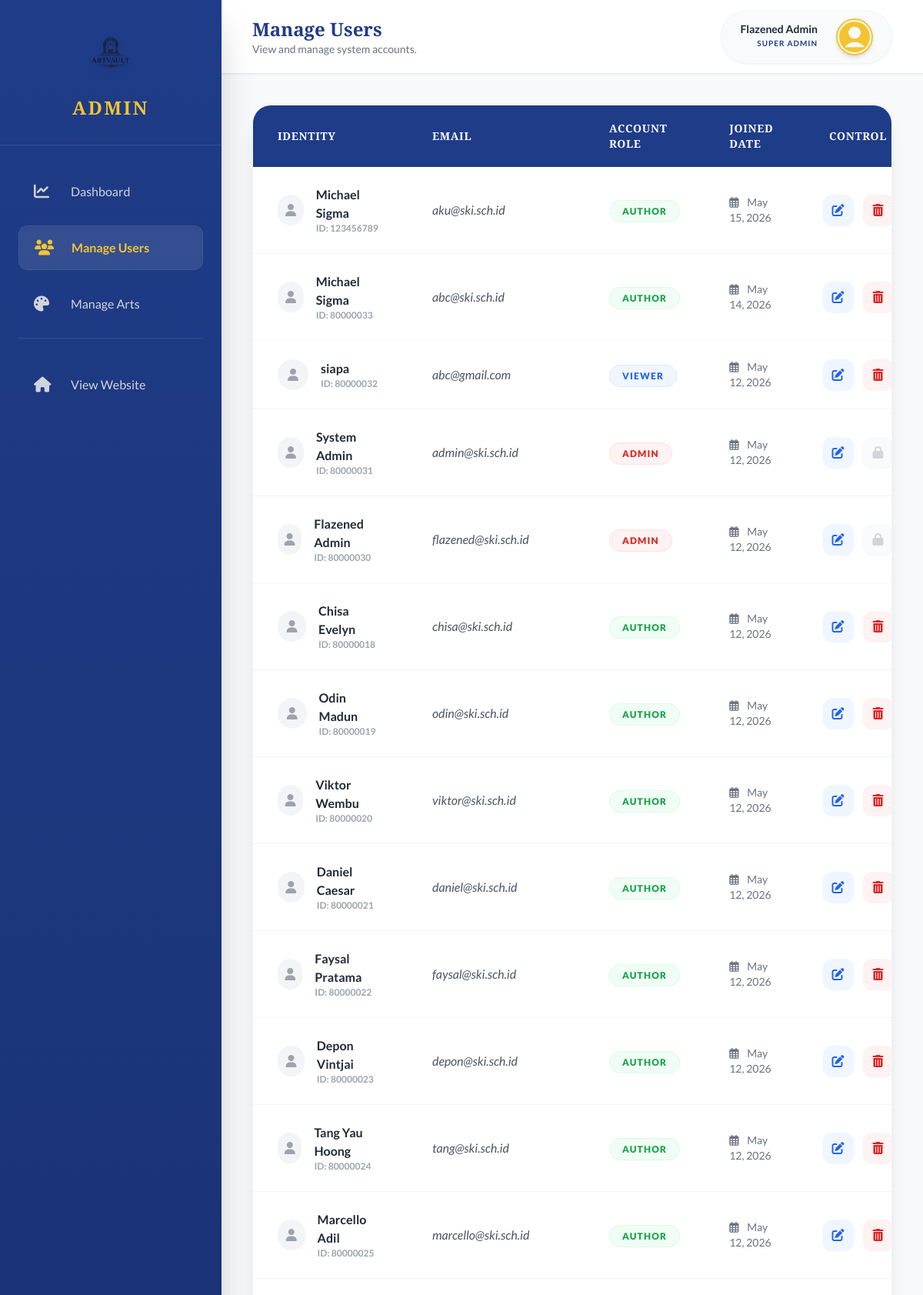
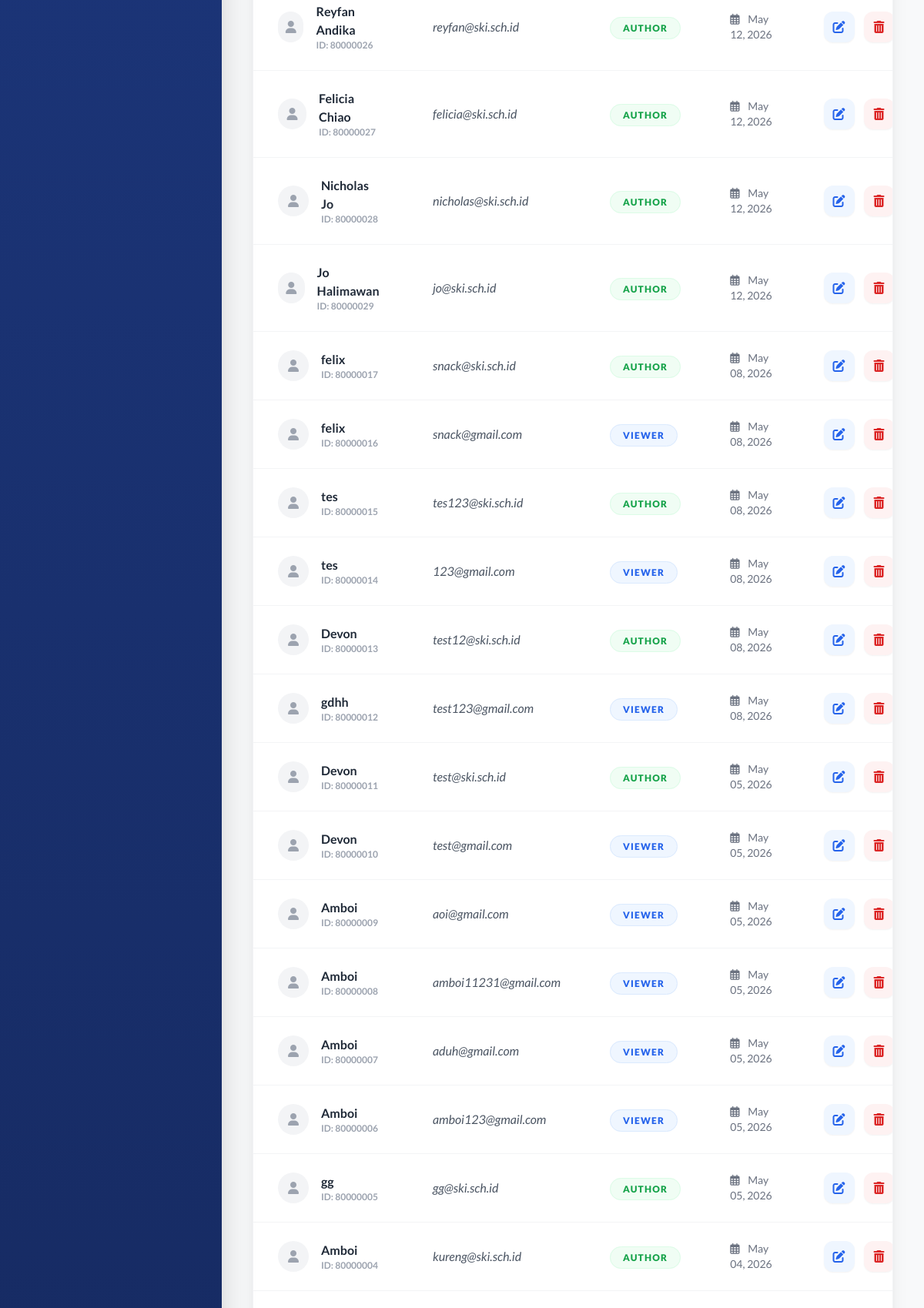
/admin/users (signed in, upper part), run on the app's committed database (2 pictures, top to bottom).
### tables this page shows
CREATE TABLE `users` (
  `id` int(11) NOT NULL,
  `full_name` varchar(100) NOT NULL,
  `email` varchar(100) NOT NULL,
  `password` varchar(255) NOT NULL,
  `role` enum('viewer','author','admin') DEFAULT 'viewer',
  `created_at` timestamp NULL DEFAULT current_timestamp(),
  `banner_path` varchar(255) DEFAULT 'background.png',
  `avatar_path` varchar(255) DEFAULT 'user.png',
  `student_id` varchar(20) DEFAULT '123456789'
);

### app/controllers/AdminController.php (called while the page is built, shortened)
<?php
require_once __DIR__ . '/../models/User.php';
class AdminController {
    private $userModel;
    public function __construct() {
        $this->userModel = new User();
    }
    public function users() {
        $data['users'] = $this->userModel->getAllUsers();
        require_once __DIR__ . '/../views/admin/users/index.php';
    }
}

### public/index.php (called while the page is built, shortened)
<?php
require_once __DIR__ . '/../app/core/Router.php';
$router = new Router();
$router->add('GET', '/', 'HomeController', 'index');
$router->add('GET', '/about', 'HomeController', 'about');
$router->add('GET', '/contact', 'HomeController', 'contact');
$router->add('GET', '/gallery', 'ArtController', 'gallery');
$router->add('GET', '/art/{id}', 'ArtController', 'detail');
$router->add('POST', '/art/upload', 'ArtController', 'uploadArt');
$router->add('POST', '/art/update/{id}', 'ArtController', 'updateArt');
$router->add('GET', '/art/delete/{id}', 'ArtController', 'deleteArt');
$router->add('POST', '/art/comment/{id}', 'ArtController', 'postComment');
$router->add('POST', '/art/like/{id}', 'ArtController', 'toggleLike');
$router->add('GET', '/author/gallery', 'ArtController', 'gallery');
$router->add('GET', '/author/art/{id}', 'ArtController', 'detail');
$router->add('GET', '/author/home', 'HomeController', 'index');
$router->add('GET', '/admin', 'AdminController', 'index');
$router->add('GET', '/admin/users', 'AdminController', 'users');
$router->add('GET', '/admin/users/edit/{id}', 'AdminController', 'editUser');
$router->add('POST', '/admin/users/update/{id}', 'AdminController', 'postEditUser');
$router->add('GET', '/admin/users/delete/{id}', 'AdminController', 'deleteUser');
$router->add('GET', '/admin/artworks', 'AdminController', 'artworks');
$router->add('GET', '/admin/artworks/edit/{id}', 'AdminController', 'editArtwork');
$router->add('POST', '/admin/artworks/update/{id}', 'AdminController', 'postEditArtwork');
$router->add('GET', '/admin/artworks/delete/{id}', 'AdminController', 'deleteArtwork');
$router->add('GET', '/login', 'AuthController', 'login');
$router->add('GET', '/register', 'AuthController', 'index');
$router->add('POST', '/post-register', 'AuthController', 'handleSignUp');
$router->add('POST', '/post-login', 'AuthController', 'handleLogin');
$router->add('GET', '/logout', 'AuthController', 'logout');
$router->add('GET', '/profile', 'UserController', 'profile');
$router->add('GET', '/profile/{id}', 'UserController', 'profile');
$router->add('POST', '/profile/update-avatar', 'UserController', 'updateAvatar');
$router->add('POST', '/profile/update-banner', 'UserController', 'updateBanner');
$router->add('POST', '/profile/update-name', 'UserController', 'updateName');
$router->add('POST', '/follow/{id}', 'UserController', 'toggleFollow');
$router->run();
?>

### app/core/Database.php (called while the page is built, shortened)
<?php
class Database {
    private $host = "localhost";
    private $user = "root";
    private $pass = "123";
    private $db   = "db_gallery_sekolah";
    public function __construct() {
        $dsn = "mysql:host={$this->host};dbname={$this->db}";
        $options = [
            PDO::ATTR_PERSISTENT => true,
            PDO::ATTR_ERRMODE => PDO::ERRMODE_EXCEPTION
        ];
        try {
            $this->dbh = new PDO($dsn, $this->user, $this->pass, $options);
        } catch (PDOException $e) {
            die("Koneksi Database Gagal: " . $e->getMessage());
        }
    }
}

### app/models/User.php (called while the page is built, shortened)
<?php
require_once __DIR__ . '/../core/Database.php';
class User extends Database {
    public function getAllUsers() {
        $stmt = $this->dbh->prepare("SELECT * FROM users ORDER BY created_at DESC");
        $stmt->execute();
        return $stmt->fetchAll(PDO::FETCH_ASSOC);
    }
}

### app/views/admin/users/index.php (the view, shortened to what this page needs)
<!DOCTYPE html>
<html lang="en">
<head>
    <script src="https://cdn.tailwindcss.com"></script>
    <link rel="stylesheet" href="https://cdnjs.cloudflare.com/ajax/libs/font-awesome/6.5.1/css/all.min.css"/>
</head>
<body class="flex h-screen overflow-hidden">
    <aside class="w-72 sidebar-gradient text-white flex flex-col shadow-2xl z-50">
        <div class="p-8 text-center border-b border-white/10">
            <img src="/assets/logo/Artvault-white.png" alt="Logo" class="w-28 mx-auto mb-4 drop-shadow-lg">
            <h1 class="title-font text-2xl font-bold tracking-widest text-[#f4c430]">ADMIN</h1>
        </div>
        <nav class="flex-1 px-6 py-8 space-y-4 overflow-y-auto">
            <a href="/admin" class="flex items-center gap-4 py-3.5 px-5 rounded-xl hover:bg-white/5 text-gray-300 hover:text-white transition group">
                <i class="fa-solid fa-chart-line text-xl w-8 group-hover:scale-110 transition"></i>
                <span>Dashboard</span>
            </a>
            <a href="/admin/users" class="flex items-center gap-4 py-3.5 px-5 rounded-xl bg-white/10 text-[#f4c430] font-bold shadow-inner border border-white/5 transition">
                <i class="fa-solid fa-users text-xl w-8"></i>
                <span>Manage Users</span>
            </a>
            <a href="/admin/artworks" class="flex items-center gap-4 py-3.5 px-5 rounded-xl hover:bg-white/5 text-gray-300 hover:text-white transition group">
                <i class="fa-solid fa-palette text-xl w-8 group-hover:scale-110 transition"></i>
                <span>Manage Arts</span>
            </a>
            <div class="pt-8 border-t border-white/10">
                <a href="/" class="flex items-center gap-4 py-3.5 px-5 rounded-xl hover:bg-white/5 text-gray-300 hover:text-white transition group">
                    <i class="fa-solid fa-house text-xl w-8"></i>
                    <span>View Website</span>
                </a>
            </div>
        </nav>
    </aside>
    <main class="flex-1 flex flex-col overflow-hidden">
        <header class="h-24 bg-white border-b border-gray-200 px-10 flex justify-between items-center shadow-sm">
            <div class="flex flex-col">
                <h2 class="title-font text-2xl font-bold text-[#1f3c88]">Manage Users</h2>
                <p class="text-sm text-gray-500">View and manage system accounts.</p>
            </div>
            <div class="flex items-center gap-6 bg-gray-50 px-6 py-2.5 rounded-full border border-gray-100 shadow-sm">
                <div class="text-right">
                    <p class="text-sm font-bold text-gray-800 leading-none"><?= $_SESSION['user_name']; ?></p>
                    <p class="text-[10px] uppercase tracking-widest text-[#1f3c88] font-bold mt-1">Super Admin</p>
                </div>
                <div class="w-12 h-12 rounded-full border-2 border-[#f4c430] p-0.5 shadow-md">
                    <img src="/assets/icon/user.png" alt="Admin" class="w-full h-full rounded-full object-cover">
                </div>
            </div>
        </header>
        <div class="flex-1 overflow-y-auto p-10">
            <div class="bg-white rounded-3xl shadow-xl border border-gray-100 overflow-hidden">
                <table class="w-full text-left">
                    <thead class="bg-[#1f3c88] text-white">
                        <tr>
                            <th class="px-8 py-5 title-font tracking-wider uppercase text-sm font-bold">Identity</th>
                            <th class="px-8 py-5 title-font tracking-wider uppercase text-sm font-bold">Email</th>
                            <th class="px-8 py-5 title-font tracking-wider uppercase text-sm font-bold">Account Role</th>
                            <th class="px-8 py-5 title-font tracking-wider uppercase text-sm font-bold">Joined Date</th>
                            <th class="px-8 py-5 title-font tracking-wider uppercase text-sm font-bold text-center">Control</th>
                        </tr>
                    </thead>
                    <tbody class="divide-y divide-gray-100">
                        <?php foreach ($data['users'] as $user): ?>
                        <tr class="hover:bg-gray-50 transition duration-200">
                            <td class="px-8 py-6">
                                <div class="flex items-center gap-4">
                                    <div class="w-10 h-10 bg-gray-100 rounded-full flex items-center justify-center text-gray-400">
                                        <i class="fa-solid fa-user"></i>
                                    </div>
                                    <div class="min-w-0">
                                        <span class="block font-bold text-gray-800 break-words"><?= htmlspecialchars($user['full_name']); ?></span>
                                        <span class="block text-xs font-bold text-gray-400">ID: <?= htmlspecialchars($user['student_id'] ?? ''); ?></span>
                                    </div>
                                </div>
                            </td>
                            <td class="px-8 py-6 text-gray-600 italic">
                                <?= htmlspecialchars($user['email']); ?>
                            </td>
                            <td class="px-8 py-6">
                                <?php if ($user['role'] === 'admin'): ?>
                                    <span class="bg-red-50 text-red-600 px-4 py-1.5 rounded-full text-xs font-black uppercase tracking-widest border border-red-100">Admin</span>
                                <?php elseif ($user['role'] === 'author'): ?>
                                    <span class="bg-green-50 text-green-600 px-4 py-1.5 rounded-full text-xs font-black uppercase tracking-widest border border-green-100">Author</span>
                                <?php else: ?>
                                    <span class="bg-blue-50 text-blue-600 px-4 py-1.5 rounded-full text-xs font-black uppercase tracking-widest border border-blue-100">Viewer</span>
                                <?php endif; ?>
                            </td>
                            <td class="px-8 py-6 text-sm text-gray-500">
                                <i class="fa-regular fa-calendar-days mr-2"></i>
                                <?= date('M d, Y', strtotime($user['created_at'])); ?>
                            </td>
                            <td class="px-8 py-6">
                                <div class="flex justify-center gap-3">
                                    <button type="button"
                                            class="w-10 h-10 bg-blue-50 text-blue-600 rounded-xl flex items-center justify-center hover:bg-blue-600 hover:text-white transition shadow-sm"
                                            aria-label="Edit <?= htmlspecialchars($user['full_name']); ?>"
                                            onclick='openUserEditModal(<?= json_encode([
                                                'id' => $user['id'],
                                                'full_name' => $user['full_name'],
                                                'email' => $user['email'],
                                                'student_id' => $user['student_id'] ?? '',
                                                'role' => $user['role']
                                            ], JSON_HEX_TAG | JSON_HEX_APOS | JSON_HEX_AMP | JSON_HEX_QUOT); ?>)'>
                                        <i class="fa-solid fa-pen-to-square"></i>
                                    </button>
                                    <?php if ($user['role'] !== 'admin'): ?>
                                        <a href="/admin/users/delete/<?= $user['id']; ?>" class="w-10 h-10 bg-red-50 text-red-600 rounded-xl flex items-center justify-center hover:bg-red-600 hover:text-white transition shadow-sm" onclick="return confirm('Erase this user account?')">
                                            <i class="fa-solid fa-trash-can"></i>
                                        </a>
                                    <?php else: ?>
                                        <span class="w-10 h-10 bg-gray-50 text-gray-300 rounded-xl flex items-center justify-center shadow-sm" title="Admin deletion is locked">
                                            <i class="fa-solid fa-lock"></i>
                                        </span>
                                    <?php endif; ?>
                                </div>
                            </td>
                        </tr>
                        <?php endforeach; ?>
                    </tbody>
                </table>
            </div>
        </div>
    </main>
</body>
</html>

### app/core/Router.php (shortened to what this page needs)
<?php
class Router
{
    private array $routes = [];
    public function add(string $method, string $uri, string $controller, string $function)
    {
        $this->routes[] = [
            'method' => $method,
            'uri' => $uri,
            'controller' => $controller,
            'function' => $function,
        ];
    }
    public function run(): void
    {
        $method = $_SERVER['REQUEST_METHOD'];
        $uri = parse_url($_SERVER['REQUEST_URI'], PHP_URL_PATH);
        foreach($this->routes as $route){
            if ($route['method'] !== $method) {
                continue;
            }
            $pattern = str_replace(
                '{id}',
                '([0-9]+)',
                $route['uri'],
            );
            $pattern = '#^' . $pattern . '$#';
            if(preg_match($pattern, $uri, $matches)) {
                array_shift($matches);
                $controller = new $controllerClass();
                $function = $route['function'];
                call_user_func_array([$controller, $function], $matches);
                return;
            }
        }
    }
}
?>

### app/views/admin/users/index.php (style rules this page uses)
body { font-family: 'Lato', sans-serif; background-color: #f8f9fa; }
.title-font { font-family: 'Cinzel', serif; }
.sidebar-gradient { background: linear-gradient(180deg, #1f3c88 0%, #162a61 100%); }

### data on the page
users: full_name "Michael Sigma", student "123456789", email "aku@ski.sch.id", role "AUTHOR", created_at "May 15, 2026"
users: full_name "Michael Sigma", student "80000033", email "abc@ski.sch.id", role "AUTHOR", created_at "May 14, 2026"
users: full_name "siapa", student "80000032", email "abc@gmail.com", role "VIEWER", created_at "May 12, 2026"
users: full_name "System Admin", student "80000031", email "admin@ski.sch.id", role "ADMIN", created_at "May 12, 2026"
users: full_name "Flazened Admin", student "80000030", email "flazened@ski.sch.id", role "ADMIN", created_at "May 12, 2026"
users: full_name "Chisa Evelyn", student "80000018", email "chisa@ski.sch.id", role "AUTHOR", created_at "May 12, 2026"
users: full_name "Odin Madun", student "80000019", email "odin@ski.sch.id", role "AUTHOR", created_at "May 12, 2026"
users: full_name "Viktor Wembu", student "80000020", email "viktor@ski.sch.id", role "AUTHOR", created_at "May 12, 2026"
users: full_name "Daniel Caesar", student "80000021", email "daniel@ski.sch.id", role "AUTHOR", created_at "May 12, 2026"
users: full_name "Faysal Pratama", student "80000022", email "faysal@ski.sch.id", role "AUTHOR", created_at "May 12, 2026"
users: full_name "Depon Vintjai", student "80000023", email "depon@ski.sch.id", role "AUTHOR", created_at "May 12, 2026"
users: full_name "Tang Yau Hoong", student "80000024", email "tang@ski.sch.id", role "AUTHOR", created_at "May 12, 2026"
users: full_name "Marcello Adil", student "80000025", email "marcello@ski.sch.id", role "AUTHOR", created_at "May 12, 2026"
users: full_name "Reyfan Andika", student "80000026", email "reyfan@ski.sch.id", role "AUTHOR", created_at "May 12, 2026"
users: full_name "Felicia Chiao", student "80000027", email "felicia@ski.sch.id", role "AUTHOR", created_at "May 12, 2026"
users: full_name "Nicholas Jo", student "80000028", email "nicholas@ski.sch.id", role "AUTHOR", created_at "May 12, 2026"
users: full_name "Jo Halimawan", student "80000029", email "jo@ski.sch.id", role "AUTHOR", created_at "May 12, 2026"
users: full_name "felix", student "80000017", email "snack@ski.sch.id", role "AUTHOR", created_at "May 08, 2026"
users: full_name "felix", student "80000016", email "snack@gmail.com", role "VIEWER", created_at "May 08, 2026"
users: full_name "tes", student "80000015", email "tes123@ski.sch.id", role "AUTHOR", created_at "May 08, 2026"
users: full_name "tes", student "80000014", email "123@gmail.com", role "VIEWER", created_at "May 08, 2026"
users: full_name "Devon", student "80000013", email "test12@ski.sch.id", role "AUTHOR", created_at "May 08, 2026"
users: full_name "gdhh", student "80000012", email "test123@gmail.com", role "VIEWER", created_at "May 08, 2026"
users: full_name "Devon", student "80000011", email "test@ski.sch.id", role "AUTHOR", created_at "May 05, 2026"
users: full_name "Devon", student "80000010", email "test@gmail.com", role "VIEWER", created_at "May 05, 2026"
users: full_name "Amboi", student "80000009", email "aoi@gmail.com", role "VIEWER", created_at "May 05, 2026"
users: full_name "Amboi", student "80000008", email "amboi11231@gmail.com", role "VIEWER", created_at "May 05, 2026"
users: full_name "Amboi", student "80000007", email "aduh@gmail.com", role "VIEWER", created_at "May 05, 2026"
users: full_name "Amboi", student "80000006", email "amboi123@gmail.com", role "VIEWER", created_at "May 05, 2026"
users: full_name "gg", student "80000005", email "gg@ski.sch.id", role "AUTHOR", created_at "May 05, 2026"
users: full_name "Amboi", student "80000004", email "kureng@ski.sch.id", role "AUTHOR", created_at "May 04, 2026"
